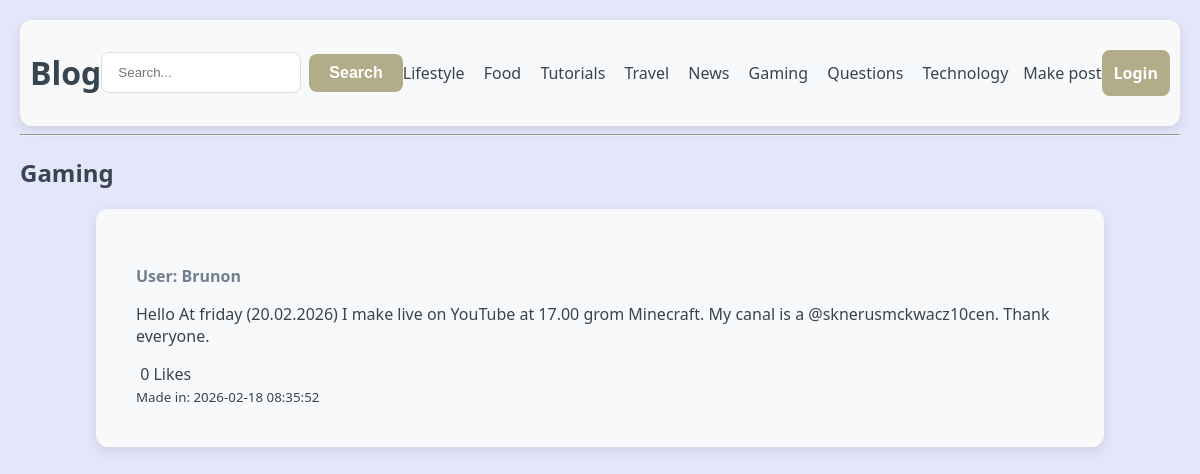
Screenshot of /gaming with the database file from the repository.
### tables this page shows
CREATE TABLE sections (id INTEGER PRIMARY KEY AUTOINCREMENT, name TEXT UNIQUE NOT NULL, slug TEXT UNIQUE NOT NULL);

CREATE TABLE posts (id INTEGER PRIMARY KEY AUTOINCREMENT, name TEXT NOT NULL, text TEXT NOT NULL, image TEXT, section_id INTEGER, likes INTEGER DEFAULT 0, created_at DATETIME DEFAULT CURRENT_TIMESTAMP, FOREIGN KEY (section_id) REFERENCES sections(id));

### main.py (the view)
@app.route('/<section_slug>')
def section_page(section_slug):
    display_name = session.get("login_name", "Login")
    sections = get_blog_sections()
    section = get_section_by_slug(section_slug)
    if not section:
        return "404 Not Found", 404
    posts = get_section_posts(section["id"])
    return render_template('section.html',sections=sections , section=section, posts=posts, name=display_name)

### db.py (called while the page is built)
def get_db():
    conn = sqlite3.connect(DB_NAME)
    conn.row_factory = sqlite3.Row
    return conn

def get_blog_sections():
    with get_db() as db:
        sections = db.execute("SELECT * FROM sections").fetchall()
        return sections

def get_section_by_slug(section_slug):
    with get_db() as db:
        section = db.execute("SELECT * FROM sections WHERE slug = ?", (section_slug,)).fetchone()
        return section

def get_section_posts(section_id):
    with get_db() as db:
        posts = db.execute("SELECT * FROM posts WHERE section_id = ? ORDER BY created_at DESC", (section_id,)).fetchall()
        return posts

### templates/section.html (shortened to what this page needs)
{% extends "base.html" %}
{% block content %}
<h2>{{ section.name }}</h2>
{% for post in posts %}
    <div class="post">
        <div class="user_name_text">
            <p>User: {{ post.name }}</p>
        </div>
        <p>{{ post.text }}</p>
        <a href="{{ url_for('like_post', post_id=post.id) }}" class="url_btn">
            {{ post.likes }} Likes
        </a>
        <br>
        <small>Made in: {{ post.created_at }}</small>
    </div>
{% else %}
    <p>Sorry no posts in this category</p>
{% endfor %}
{% endblock %}

### templates/base.html (shortened to what this page needs)
<!DOCTYPE html>
<html lang="uk">
<head>
    <link rel="stylesheet" href="{{ url_for('static', filename='style.css') }}">
</head>
<body>
<header>
    <h1><a href="{{ url_for('index') }}" class="url_btn">Blog</a></h1>
    <form action="{{ url_for('index') }}" method="POST" class="search-form">
        <div class="search-group">
            <input type="text" name="input" placeholder="Search..." required>
            <button type="submit">Search</button>
        </div>
    </form>
    <nav>
        <div>
            {% for section in sections %}
                <a href="{{ url_for('section_page', section_slug=section.slug) }}" class="url_btn">
                    {{ section.name }}
                </a>
            {% endfor %}
        </div>
    </nav>
    <a href="{{ url_for('add_post') }}" class="url_btn">Make post</a>
    <a href="{{ url_for('register') }}" class="btn">{{ name }}</a>
</header>
<hr>
{% block content %}{% endblock %}
</body>
</html>

### static/style.css (style rules this page uses)
body { font-family: "Segoe UI", sans-serif; color: #36454F; max-width: 100%; margin: auto; padding: 20px; background-color: #E6E6FA; }
header { display: flex; justify-content: space-between; align-items: center; background-color: #F8F9FA; padding: 10px; border-radius: 12px; box-shadow: 0 4px 12px rgba(0, 0, 0, 0.1); }
.user_name_text { color: #708090; font-weight: bold; }
nav a { margin-right: 15px; text-decoration: none; color: #333; }
.post { color: #36454F; word-wrap: break-word; overflow-wrap: break-word; white-space: normal; background-color: #F8F9FA; padding: 40px; border-radius: 12px; box-shadow: 0 4px 12px rgba(0, 0, 0, 0.1); width: 80%; max-width: 1000px; margin: 20px auto 0 }
.url_btn { color: inherit; text-decoration: none; }
input[type=text], select { width: 100%; padding: 12px 16px; margin-bottom: 20px; display: block; border: 1.5px solid #ddd; border-radius: 8px; box-sizing: border-box; transition: border-color 0.3s ease; }
button[type=submit] { width: 50%; background-color: #B2AC88; color: white; padding: 14px; border: none; border-radius: 8px; font-size: 16px; font-weight: bold; cursor: pointer; transition: background-color 0.3s ease, transform 0.1s ease; }
.btn { text-decoration: none; width: 5%; background-color: #B2AC88; color: white; width: fit-content; border: 2px solid #B2AC88; padding: 10px; border-radius: 8px; font-size: 16px; font-weight: bold; cursor: pointer; transition: background-color 0.3s ease, transform 0.1s ease; }
.search-group { display: flex; gap: 8px; align-items: center; }
.search-group input[type=text] { margin-bottom: 0; width: 200px; }
.search-group button[type=submit] { width: auto; padding: 10px 20px; }

### rows the page displays
sections: name "Lifestyle"
sections: name "Food"
sections: name "Tutorials"
sections: name "Travel"
sections: name "News"
sections: name "Gaming"
sections: name "Questions"
sections: name "Technology"
posts: name "Brunon", text "Hello At friday (20.02.2026) I make live on YouTube at 17.00 grom Minecraft. My canal is a @sknerusmckwacz10cen. Thank everyone.", likes "0", created_at "2026-02-18 08:35:52"

### other values shown
{{ name }} "Login"
